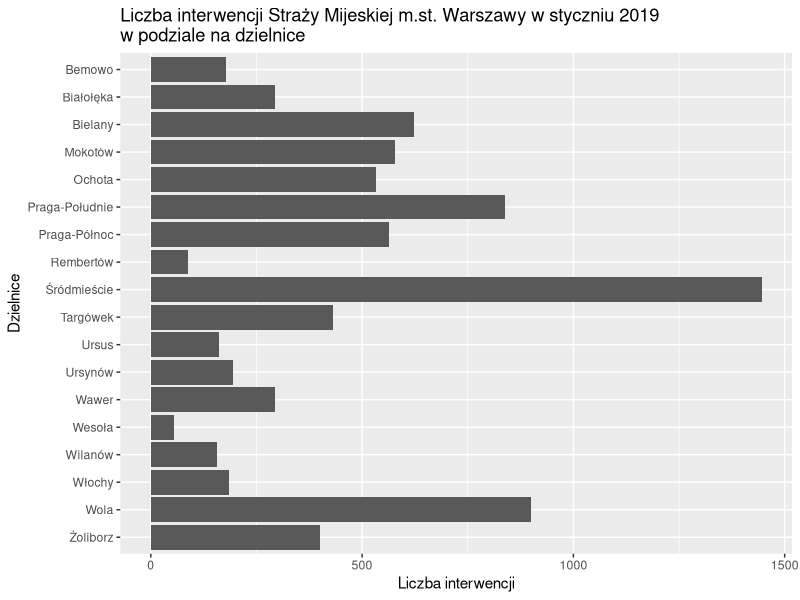
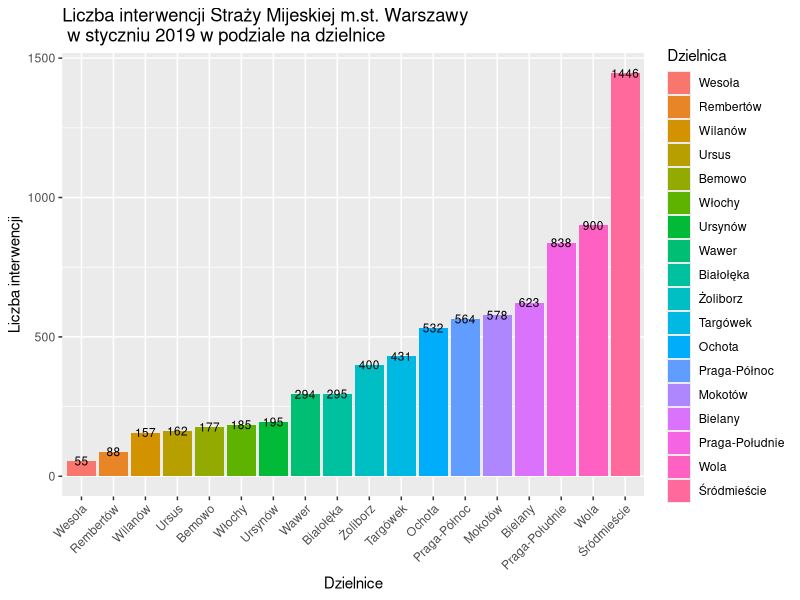

These charts were generated, in order, by the following R code:
## ---- chunk 1
knitr::opts_chunk$set(echo = TRUE)
## ---- chunk 2
library(ggplot2)
library(dplyr)
Dzielnice <- c('Bemowo', 'Białołęka', 'Bielany', 'Mokotów', 'Ochota', 'Praga-Południe', 'Praga-Północ', 'Rembertów', 'Śródmieście',  'Targówek', 'Ursus', 'Ursynów', 'Wawer', 'Wesoła', 'Wilanów', 'Włochy', 'Wola', 'Żoliborz')
LiczbaInterwencji <- c(177, 295, 623, 578, 532, 838, 564, 88, 1446, 431, 162, 195, 294, 55, 157, 185, 900, 400)
dane <- data.frame(Dzielnice, LiczbaInterwencji)
dane <- dane %>% mutate(Dzielnica = factor(Dzielnice,levels=rev(unique(Dzielnice))))
ggplot(data=dane, aes(x=Dzielnica, y=LiczbaInterwencji)) + 
  scale_x_discrete() +
  scale_y_continuous() + 
  geom_bar(stat='identity') + 
  ggtitle('Liczba interwencji Straży Mijeskiej m.st. Warszawy w styczniu 2019 \r\nw podziale na dzielnice') + 
  xlab('Dzielnice') +
  ylab('Liczba interwencji')  +
  coord_flip()
## ---- chunk 3
library(ggplot2)
library(dplyr)
Dzielnice <- c('Bemowo', 'Białołęka', 'Bielany', 'Mokotów', 'Ochota', 'Praga-Południe', 'Praga-Północ', 'Rembertów', 'Śródmieście',  'Targówek', 'Ursus', 'Ursynów', 'Wawer', 'Wesoła', 'Wilanów', 'Włochy', 'Wola', 'Żoliborz')
LiczbaInterwencji <- c(177, 295, 623, 578, 532, 838, 564, 88, 1446, 431, 162, 195, 294, 55, 157, 185, 900, 400)
dane <- data.frame(Dzielnice, LiczbaInterwencji)
dane <- dane %>% mutate(Dzielnica = factor(Dzielnice,levels=rev(unique(Dzielnice))))

dane$Dzielnica <- factor(dane$Dzielnica, levels = dane$Dzielnica[order(dane$LiczbaInterwencji)])

ggplot(data=dane, aes(x=Dzielnica, y=LiczbaInterwencji)) + 
  scale_x_discrete() +
  scale_y_continuous() + 
  geom_bar(stat='identity', aes(fill = Dzielnica)) + 
  ggtitle('Liczba interwencji Straży Mijeskiej m.st. Warszawy \n w styczniu 2019 w podziale na dzielnice') + 
  xlab('Dzielnice') +
  ylab('Liczba interwencji')+
  theme(axis.text.x = element_text(angle = 45, hjust = 1))+
  geom_text(aes(label =LiczbaInterwencji, y = LiczbaInterwencji), size = 3)
